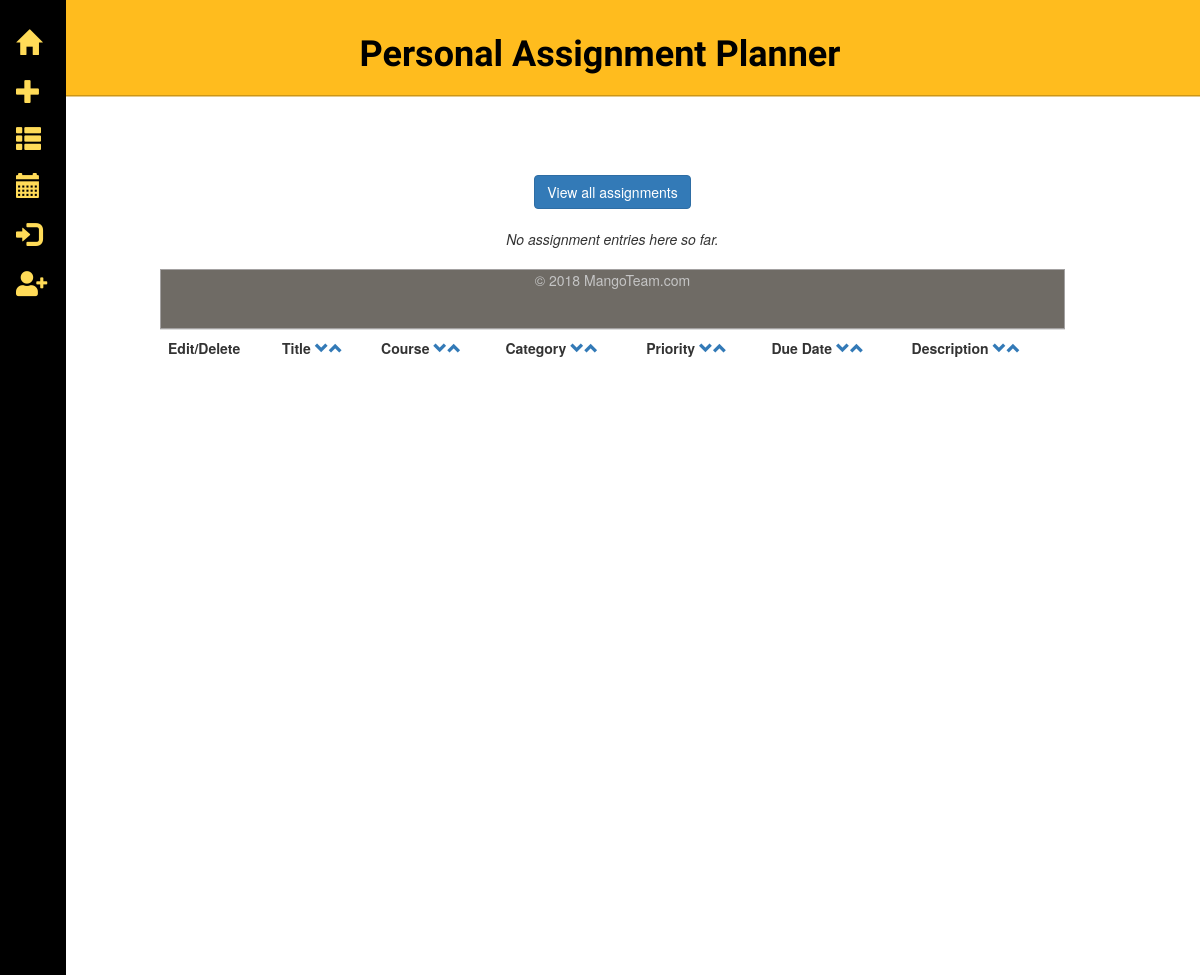
Page /full_view?id=15 on the earlier database version.
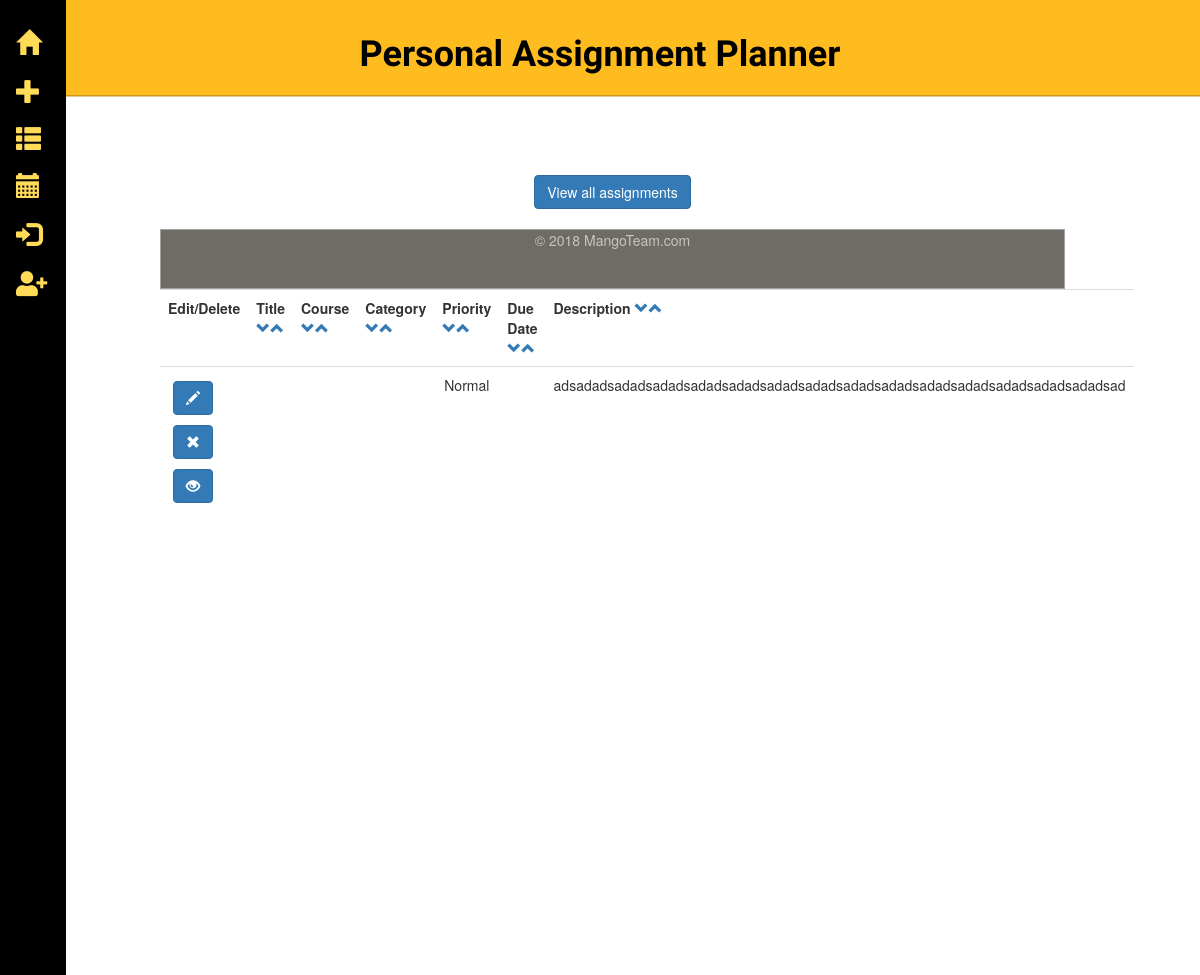
Same page on the later database version.
### tables this page shows
CREATE TABLE assignments (
  id integer primary key autoincrement,
  username text not null,
  title text not null,
  course text not null,
  category text not null,
  priority text not null,
  duedate text not null,
  description text not null
);

### app.py (the view)
@app.route('/full_view', methods=['GET'])
def full_view():
    db = get_db()
    cur = db.execute('select * from assignments where id = ?', [request.args['id']])
    assignments = cur.fetchall()
    return render_template('full_view.html', assignments=assignments)

### app.py (called while the page is built)
def connect_db():
    rv = sqlite3.connect(app.config['DATABASE'])
    rv.row_factory = sqlite3.Row
    return rv

def get_db():
    if not hasattr(g, 'sqlite_db'):
        g.sqlite_db = connect_db()
    return g.sqlite_db

### templates/full_view.html (shortened to what this page needs)
{% extends "layout_template.html" %}
{% block body %}
<a href="./assignments"><button type="button" class="btn btn-primary">View all assignments</button></a>
<br><br>
    <table class="table">
            <tr>
                <th>Edit/Delete </th>
                <th>Title <a href="/?sort=title"><span class="glyphicon glyphicon-chevron-down arrow"></span></a><a href="/?arrange=title"><span class="glyphicon glyphicon-chevron-up arrow"></span></a></th>
                <th>Course <a href="/?sort=course"><span class="glyphicon glyphicon-chevron-down arrow"></span></a><a href="/?arrange=course"><span class="glyphicon glyphicon-chevron-up arrow"></span></a></th>
                <th>Category <a href="/?sort=category"><span class="glyphicon glyphicon-chevron-down arrow"></span></a><a href="/?arrange=category"><span class="glyphicon glyphicon-chevron-up arrow"></span></a></th>
                <th>Priority <a href="/?sort=category"><span class="glyphicon glyphicon-chevron-down arrow"></span></a><a href="/?arrange=category"><span class="glyphicon glyphicon-chevron-up arrow"></span></a></th>
                <th>Due Date <a href="/?sort=duedate"><span class="glyphicon glyphicon-chevron-down arrow"></span></a><a href="/?arrange=duedate"><span class="glyphicon glyphicon-chevron-up arrow"></span></a></th>
                <th>Description <a href="/?sort=description"><span class="glyphicon glyphicon-chevron-down arrow"></span></a><a href="/?arrange=description"><span class="glyphicon glyphicon-chevron-up arrow"></span></a></th>
            </tr>
            {% for assignment in assignments %}
                {% if assignment.priority == "Critical": %}
                <tr class="critical">
                {% elif assignment.priority == "High": %}
                <tr class="high">
                {% elif assignment.priority == "Normal": %}
                <tr class="normal">
                {% elif assignment.priority == "Low": %}
                <tr class="low">
                {% else %}
                <tr>
                {% endif %}
                        <td>
                            <form action="{{ url_for('edit_entry') }}" method="get" class="inline">
                                <button type="submit" class="btn btn-primary glyphicon glyphicon-pencil"></button>
                            </form>
                            <form action="{{ url_for('del_assignment') }}" method="post" class="inline">
                                <button type="submit" class="btn btn-primary glyphicon glyphicon-remove"></button>
                            </form>
                            <form action="{{ url_for('full_view') }}" method="get" class="inline">
                                <button type="submit" class="btn btn-primary glyphicon glyphicon-eye-open"></button>
                            </form>
                        </td>
                        <td>{{ assignment.title }}</td>
                        <td>{{ assignment.course }}</td>
                        <td>{{ assignment.category }}</td>
                        <td>{{ assignment.priority }}</td>
                        <td>{{ assignment.duedate }}</td>
                        <td>{{ assignment.description | safe }}</td>
                 </tr>
            {% else %}
                <em>No assignment entries here so far.</em>
                <br><br>
            {% endfor %}
{% endblock %}

Differences in the rows shown:
added assignments: priority "Normal", description "adsadadsadadsadadsadadsadadsadadsadadsadadsadadsadadsadadsadadsadadsadadsad"
Other differences:
text no longer shown: "No assignment entries here so far."
